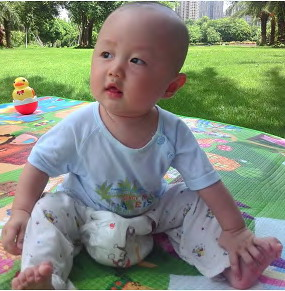
//> input picture daw/myson.jpg, 285 x 291 px
$ ./hello myson.jpg   (built with g++ and OpenCV 4)
//> lines starting //> are read from the running program, lines starting //| are printed output that depends on the picture; after the words box and inside, x2 and y2 are one past the last pixel; in counts of white or black regions, pixels touching at a corner belong together
/**
opencv画矩形示例：
在一张图片中，根据坐标、宽高画矩形
*/
#include <stdio.h>
#include <opencv2/opencv.hpp>
//#include<opencv/CvxText.h>
using namespace cv;

void draw_rect(Mat& imaged)
{
    // 方法1：指定坐标，宽高
    Rect rect;
    // 左上角坐标
    rect.x = 0;
    rect.y = 0;
    // 宽高
    rect.width = 100;
    rect.height = 100;

    printf("draw rectangle...\n");
    rectangle(imaged, rect, Scalar(0, 255, 255), 2);

    // 方法2：指定中心坐标，宽高
    Point2f points[4];
    RotatedRect rrect;
    // 中心坐标
    rrect.center.x = 100;
    rrect.center.y = 100;
    // 矩形宽高
    rrect.size.width = 20;
    rrect.size.height = 20;

    rrect.points(points);

    printf("draw RotatedRect...\n");
    for (int j = 0; j < 4; j++)
    {
        line(imaged, points[j], points[(j+1)%4], Scalar(0, 0, 255), 2);
    }

    //CvxText text("simsun.ttc");

    putText(imaged, "This is text 中文", cv::Point(0, 150), 1, 1, cvScalar(0, 0, 255));
}

void rect2rrect(Rect& rect, RotatedRect& rrect)
{
    // 中心坐标
    rrect.center.x = rect.x + rect.width/2;
    rrect.center.y = rect.y + rect.height/2;
    // 矩形宽高
    rrect.size.width = rect.width;
    rrect.size.height = rect.height;
}

// 从rect转换成RotatedRect
void draw_rect2(Mat& imaged)
{
    Rect rect;
    // 左上角坐标
    rect.x = 100;
    rect.y = 0;
    // 宽高
    rect.width = 100;
    rect.height = 100;

    Point2f points[4];
    RotatedRect rrect;


    rect2rrect(rect, rrect);

    rrect.points(points);

    printf("draw RotatedRect...\n");
    for (int j = 0; j < 4; j++)
    {
        line(imaged, points[j], points[(j+1)%4], Scalar(0, 0, 255), 2);
    }

    // 截取并保存
    Mat bound_mat = imaged(rect);
    imwrite("__tmp.jpg", bound_mat);
}

int main(int argc, char* argv[])
{
    if ( argc != 2 )
    {
        printf("usage: %s <Image_Path>\n", argv[0]);
        return -1;
    }
    Mat image;
    image = imread( argv[1], 1 );
//> image is the input picture: 291 rows x 285 cols, CV_8UC3; mean B, G, R 119.9, 136.9, 129.3
    if ( !image.data )
    {
        printf("No image data \n");
        return -1;
    }
    printf("got res: %dx%d\n", image.cols, image.rows);
//| got res: 285x291
    // 没有界面的话，下面几句不需要
    //namedWindow("Display Image", WINDOW_AUTOSIZE );
    //imshow("Display Image", image);
    //waitKey(0);

    //////////////////////////////
    Mat imaged;
    // 拷贝一份，不影响原图
    image.copyTo(imaged);


    //draw_rect(imaged);
    draw_rect2(imaged);
//> after the loop in draw_rect2, `for (int j = 0; j < 4; j++)`:
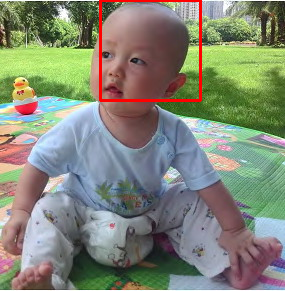
//> imaged: 291 rows x 285 cols, CV_8UC3; 1.32% of pixels changed, all inside (x1, y1, x2, y2) = (99, 0, 202, 102)
//> in draw_rect2, `Mat bound_mat = imaged(rect);`:
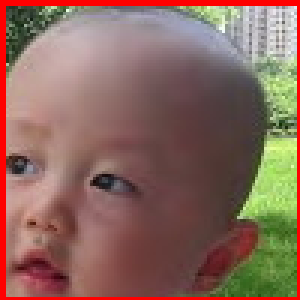
//> bound_mat: 100 rows x 100 cols, CV_8UC3 (shown 3 times larger); mean B, G, R 92.5, 104.1, 138.3


    imwrite("foo_draw.jpg", imaged);

    return 0;
}
